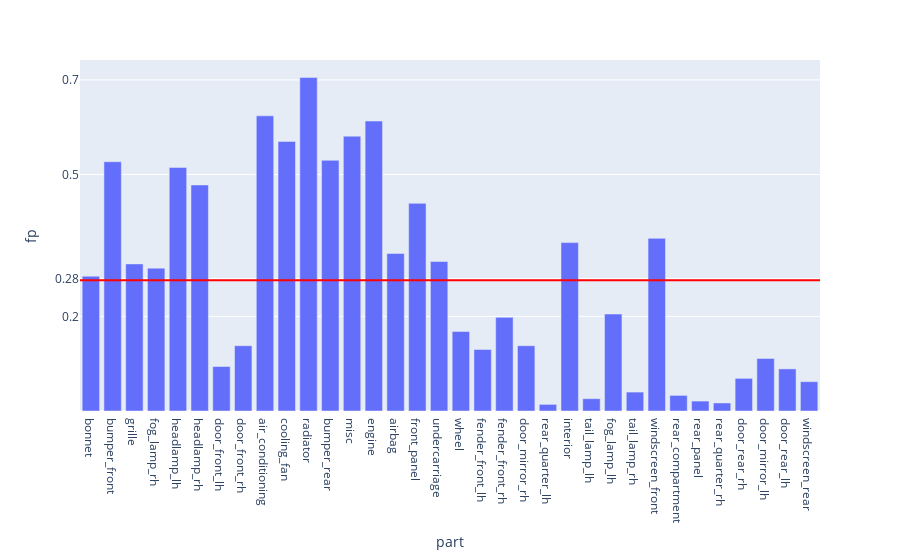

Write notebook code for a chart like this one.
### Code cell
fig = px.bar(evalMetrics, x = 'part', y = 'fp')

fig.add_hline(y=avgFp, line_width=2, line_color="red")

fig.update_layout(
    yaxis = dict(
        tickmode = 'array',
        tickvals = [np.format_float_positional(avgFp, 2), 0.2, 0.5, 0.7],
    )
)

### Figure 1 — Plotly figure (JSON) as saved in the notebook; plotly's stock layout.template omitted (floating-point values rounded to 4 significant figures)
{"data": [{"alignmentgroup": "True", "hovertemplate": "part=%{x}<br>fp=%{y}<extra></extra>", "legendgroup": "", "marker": {"color": "#636efa", "pattern": {"shape": ""}}, "name": "", "offsetgroup": "", "orientation": "v", "showlegend": false, "textposition": "auto", "type": "bar", "x": ["bonnet", "bumper_front", "grille", "fog_lamp_rh", "headlamp_lh", "headlamp_rh", "door_front_lh", "door_front_rh", "air_conditioning", "cooling_fan", "radiator", "bumper_rear", "misc", "engine", "airbag", "front_panel", "undercarriage", "wheel", "fender_front_lh", "fender_front_rh", "door_mirror_rh", "rear_quarter_lh", "interior", "tail_lamp_lh", "fog_lamp_lh", "tail_lamp_rh", "windscreen_front", "rear_compartment", "rear_panel", "rear_quarter_rh", "door_rear_rh", "door_mirror_lh", "door_rear_lh", "windscreen_rear"], "xaxis": "x", "y": [0.285, 0.527, 0.311, 0.302, 0.515, 0.478, 0.094, 0.138, 0.624, 0.57, 0.705, 0.53, 0.581, 0.613, 0.333, 0.439, 0.316, 0.168, 0.13, 0.198, 0.138, 0.014, 0.356, 0.026, 0.205, 0.04, 0.365, 0.033, 0.021, 0.017, 0.069, 0.111, 0.089, 0.062], "yaxis": "y"}], "layout": {"barmode": "relative", "legend": {"tracegroupgap": 0}, "margin": {"t": 60}, "shapes": [{"line": {"color": "red", "width": 2}, "type": "line", "x0": 0, "x1": 1, "xref": "x domain", "y0": 0.2766, "y1": 0.2766, "yref": "y"}], "xaxis": {"anchor": "y", "domain": [0, 1], "title": {"text": "part"}}, "yaxis": {"anchor": "x", "domain": [0, 1], "tickmode": "array", "tickvals": ["0.28", 0.2, 0.5, 0.7], "title": {"text": "fp"}}}}
